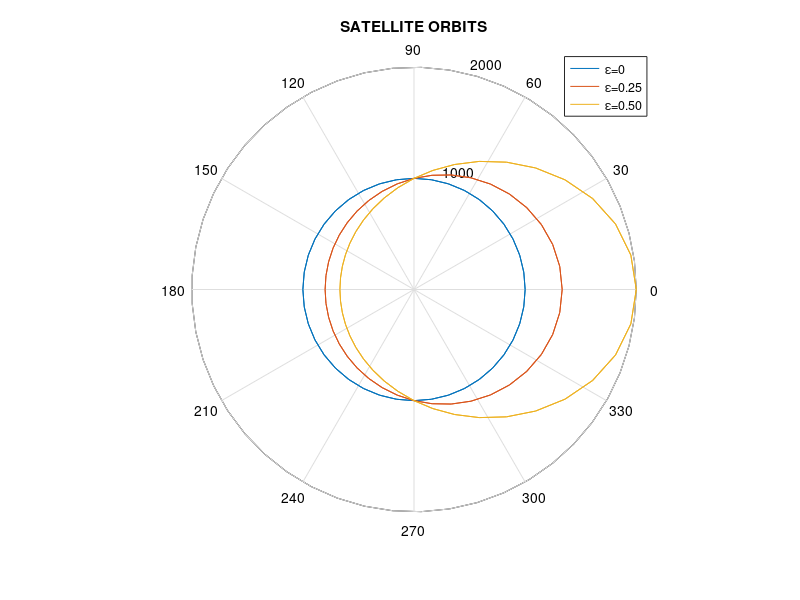

This figure's MATLAB source:
% File: satelliteOrbits.m
% Author: Kristian Padilla
% Date: 2021
% Revised: April 03, 2025
% Description: Plots satellite orbits for different values of eccentricity (epsilon).

function main()
    % MAIN Entry point for plotting satellite orbits
    clear; clc; close all;
    p=1000;
    theta=-2*pi:pi/20:2*pi;
    
    epsilon=0;
    r=p./(1-epsilon.*cos(theta));
    polar(theta,r);
    hold on;
    
    epsilon=0.25;
    r=p./(1-(epsilon.*cos(theta)));
    polar(theta,r);
    hold on;
    
    epsilon=0.50;
    r=p./(1-(epsilon.*cos(theta)));
    polar(theta,r);
    hold off;
    
    legend('\epsilon=0','\epsilon=0.25','\epsilon=0.50');
    title('SATELLITE ORBITS');
    xlabel('X-AXIS');
    ylabel('Y-AXIS');
end

main();
